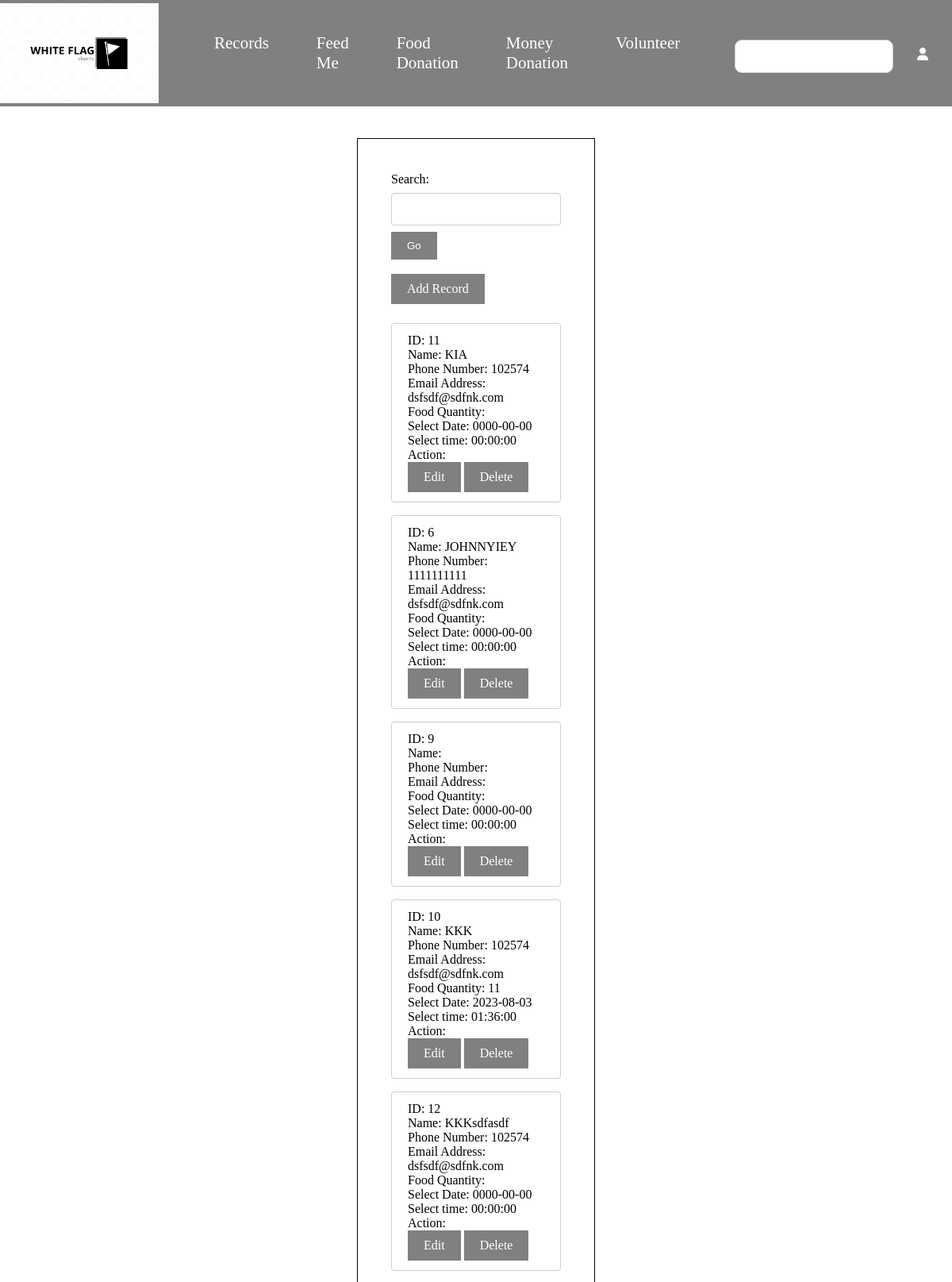
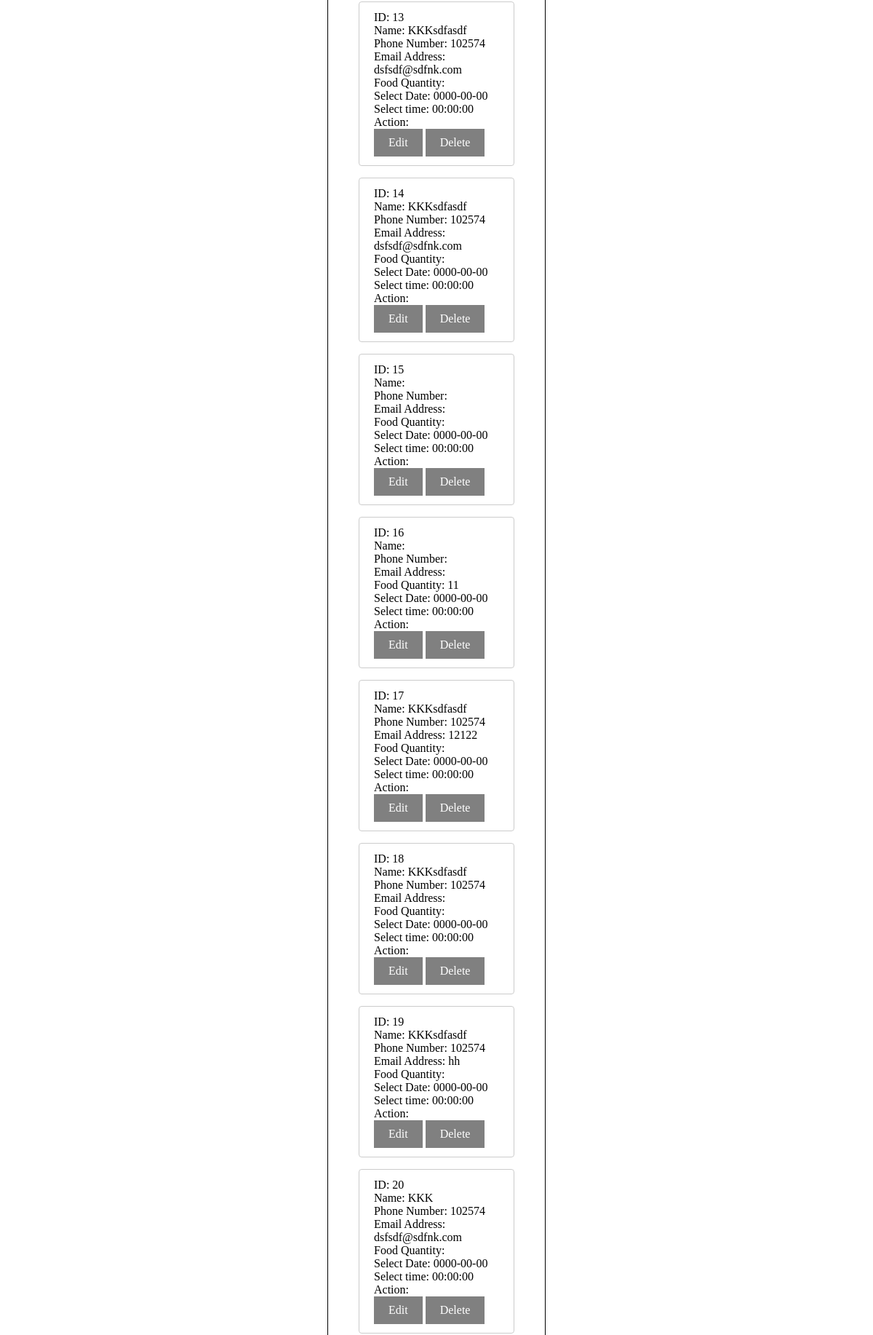
/food6.4.php (upper part), run on the app's committed database (2 pictures, top to bottom).
### tables this page shows
CREATE TABLE `tblfood` (
  `id` int(11) NOT NULL,
  `name` varchar(100) NOT NULL,
  `phonenum` varchar(15) NOT NULL,
  `email` varchar(30) NOT NULL,
  `quantity` varchar(10) NOT NULL,
  `date` date NOT NULL,
  `time` time NOT NULL
);

### food6.4.php (the view, shortened to what this page needs)
<html>
<head><title>Choose to edit user food donation info</title></head>
<body>
<nav class="navbar background">
 <a href="adminhomepage.php"> <img class="logo" src="pictures\Screenshot 2023-07-25 074837.png" width="200px" height="auto" /></a>
            <ul class="nav-list">
                <li style="font-size:21px"><a href="rec1.4.php">Records</a></li>
                <li style="font-size:21px"><a href="asg6.4.php">Feed Me</a></li>
                <li style="font-size:21px"><a href="food6.4.php">Food Donation</a></li>
				<li style="font-size:21px"><a href="money6.4.php">Money Donation</a></li>
                <li style="font-size:21px"><a href="volunteer6.4.php">Volunteer</a></li>
            </ul>
            <div class="rightNav">
                <input type="text" name="search" id="search" />
        <a href="login.php" class = "login">
                <i class="fa-solid fa-user"></i>
        </a>
            </div>
        </nav>
</body>
</html>
<?php
$key="";
?>
<div class="centerform">
<div class="form">
<form name="fSearch" id="fSearch" action="food6.4.php" method="POST">
Search: <input type="text" name="search" value="<?php echo $key;?>" style="width: 100%; padding: 12px 20px; margin: 8px 0; display: inline-block; border: 1px solid #ccc; border-radius: 4px; box-sizing: border-box;">
<input type="submit" name="submit" value="Go" style="background-color: grey;color: white;padding: 10px 20px;text-align: center;text-decoration: none;display: inline-block; border:0px solid black;"><br><br>
<a href="food6.2.php" style="background-color: grey;color: white;padding: 10px 20px;text-align: center;text-decoration: none;display: inline-block;">Add Record</a>
</form>
<?php
$servername = "localhost";
$username = "root";
$password = "";
$dbname = "whiteflagdb";
$conn = mysqli_connect($servername, $username, $password, $dbname);
if($key=="")
	$sql = "SELECT * FROM tblfood;";
else
	$sql="select * FROM tblfood WHERE name LIKE '%$key%'OR phonenum LIKE '%$key%';";
$result = mysqli_query($conn, $sql);
if (mysqli_num_rows($result) > 0) {
 while($row=mysqli_fetch_assoc($result)) {
?>
   <p style="width: 100%; padding: 12px 20px; margin: 8px 0; display: inline-block; border: 1px solid #ccc; border-radius: 4px; box-sizing: border-box;">
   ID: <?php echo $row["id"]?> <br>
   Name: <?php echo $row["name"]?> <br>
   Phone Number: <?php echo $row["phonenum"]?> <br>
   Email Address: <?php echo $row["email"]?> <br>
   Food Quantity: <?php echo $row["quantity"]?> <br>
   Select Date: <?php echo $row["date"]?> <br>
   Select time: <?php echo $row["time"]?> <br>
   Action:<br><a href="food6.5.php?id=<?php echo $row["id"]?>" style="background-color: grey;color: white;padding: 10px 20px;text-align: center;text-decoration: none;display: inline-block;">Edit</a>
   <a href="food6.6.php?id=<?php echo $row["id"]?>"  style="background-color: grey;color: white;padding: 10px 20px;text-align: center;text-decoration: none;display: inline-block;">Delete</a> <br>
<?php
 }
} else {
 echo "0 results";
}
?>
</div>
</div>

### food6.4.php (style rules this page uses)
body { margin: 0; padding: 0; }
.navbar { display: flex; align-items: center; justify-content: center; top: 0px; cursor: pointer; }
.nav-list { width: 50%; display: flex; }
.nav-list li { list-style: none; padding: 26px 30px; font-size:25px; }
.nav-list li a { text-decoration: none; color: white; }
.rightNav { width: 50%; text-align: right; }
#search { padding: 10px; font-size: 17px; border-radius: 9px; border-style: 5 px solid #fff; width:200px; margin-top:20px; border: 1px solid #ccc; }
.background { background: grey; background-blend-mode: darken; background-size: cover; }
.login { float:right; color:white; padding:20px; margin: 10px; height: 15px; }
.form { padding:2px; margin: 10px; }
.centerform { justify-content: center; display: flex; margin: 40px 450px; border: 1px solid black; padding: 30px; }

### data on the page
tblfood: id "11", name "KIA", phonenum "102574", email "dsfsdf@sdfnk.com", date "0000-00-00", time "00:00:00"
tblfood: id "6", name "JOHNNYIEY", phonenum "1111111111", email "dsfsdf@sdfnk.com", date "0000-00-00", time "00:00:00"
tblfood: id "9", date "0000-00-00", time "00:00:00"
tblfood: id "10", name "KKK", phonenum "102574", email "dsfsdf@sdfnk.com", quantity "11", date "2023-08-03", time "01:36:00"
tblfood: id "12", name "KKKsdfasdf", phonenum "102574", email "dsfsdf@sdfnk.com", date "0000-00-00", time "00:00:00"
tblfood: id "13", name "KKKsdfasdf", phonenum "102574", email "dsfsdf@sdfnk.com", date "0000-00-00", time "00:00:00"
tblfood: id "14", name "KKKsdfasdf", phonenum "102574", email "dsfsdf@sdfnk.com", date "0000-00-00", time "00:00:00"
tblfood: id "15", date "0000-00-00", time "00:00:00"
tblfood: id "16", quantity "11", date "0000-00-00", time "00:00:00"
tblfood: id "17", name "KKKsdfasdf", phonenum "102574", email "12122", date "0000-00-00", time "00:00:00"
tblfood: id "18", name "KKKsdfasdf", phonenum "102574", date "0000-00-00", time "00:00:00"
tblfood: id "19", name "KKKsdfasdf", phonenum "102574", email "hh", date "0000-00-00", time "00:00:00"
tblfood: id "20", name "KKK", phonenum "102574", email "dsfsdf@sdfnk.com", date "0000-00-00", time "00:00:00"
